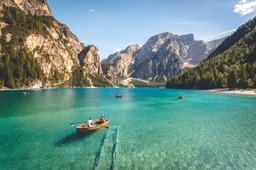
#> input picture HW1/image.jpg, 256 x 170 px, shrunk from 400 x 266 before the run
$ jupyter execute main.ipynb
#> lines starting #> are read from the running program, lines starting #| are printed output that depends on the picture
[cell 1]
import numpy as np
import matplotlib.pyplot as plt
from scipy.ndimage import convolve
from imageio import imread, imwrite
from tqdm import tqdm, trange

[cell 2]
img = imread('image.jpg')
#> img is the input picture: shape (170, 256, 3); mean R, G, B 106.3, 143, 135.3
plt.imshow(img)

[cell 3]
# calculate energy value for each pixel
def calculate_energy(img):
    du_filter = np.array([
        [1.0, 2.0, 1.0],
        [0.0, 0.0, 0.0],
        [-1.0, -2.0, -1.0]
    ])
    dv_filter = np.array([
        [1.0, 0.0, -1.0],
        [2.0, 0.0, -2.0],
        [1.0, 0.0, -1.0]
    ])
    du_filter = np.stack([du_filter] * 3, axis=2)
    dv_filter = np.stack([dv_filter] * 3, axis=2)
    img = np.array(img).astype('float32')
    convolved = np.abs(convolve(img, du_filter)) + np.abs(convolve(img, dv_filter))
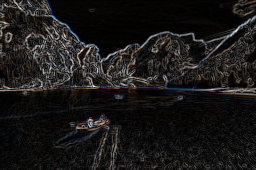
#> convolved: shape (170, 256, 3) float32; mean R, G, B 298.9, 282.9, 276.2; drawn with min black and max white
    energy_map = convolved.sum(axis=2)
    return energy_map

# example:
energy_map = calculate_energy(img)
plt.imshow(energy_map, cmap='gray')

[cell 4]
def min_seam(img):
    row, col, _ = img.shape
    energy_map = calculate_energy(img)
    M = energy_map.copy()
    backtrack = np.zeros_like(M, dtype=int)

    for i in range(1, row):
        for j in range(0, col):
            if j == 0:
                idx = np.argmin(M[i - 1, j : j + 2])
                backtrack[i, j] = idx + j
                min_energy = M[i - 1, idx + j]
            else:
                idx = np.argmin(M[i - 1, j - 1 : j + 2])
                backtrack[i, j] = idx + j - 1
                min_energy = M[i - 1, idx + j - 1]
            M[i, j] += min_energy

    return M, backtrack

[cell 5]
def carve_col(img):
    row, col, _ = img.shape
    M, backtrack = min_seam(img)
    mask = np.ones((row, col), dtype=bool)
    j = np.argmin(M[-1])
    for i in range(row-1, -1, -1):
        mask[i, j] = False
        j = backtrack[i, j]
    mask = np.stack([mask] * 3, axis=2)
    img = img[mask].reshape((row, col-1, 3))
    return img

def crop_col(img, scale_c):
#> called with scale_c = 0.5
    row, col, _ = img.shape
#> row = 170; col = 256
    new_col = int(col * scale_c)
#> new_col = 128
    for i in trange(col - new_col):
        img = carve_col(img)
#> this loop made 128 passes
#> pass 1, in carve_col, `M, backtrack = min_seam(img)`:
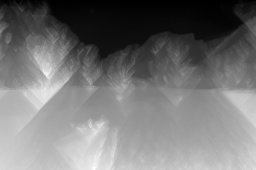
#> M: shape (170, 256) float32; min 36, max 70590, mean 32566.8; drawn with min black and max white
#> pass 1, in carve_col, `M, backtrack = min_seam(img)`:
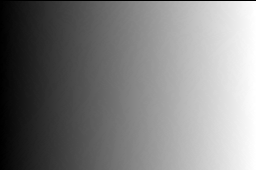
#> backtrack: shape (170, 256) int64; min 0, max 255, mean 126.7
#> pass 1, in carve_col, `img = img[mask].reshape((row, col-1, 3))`:
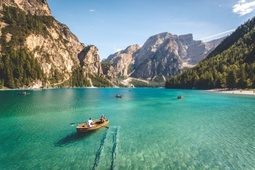
#> img: shape (170, 255, 3); mean of channels 0, 1, 2 106.3, 143, 135.3; drawn as R, G, B
#> after the loop:
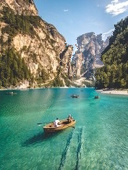
#> img: shape (170, 128, 3); mean of channels 0, 1, 2 109.5, 139.7, 126.6; drawn as R, G, B
    return img

img_cropped = crop_col(img, 0.5)
plt.imshow(img_cropped)

[cell 6]
imwrite('image_cropped.jpg', img_cropped)
